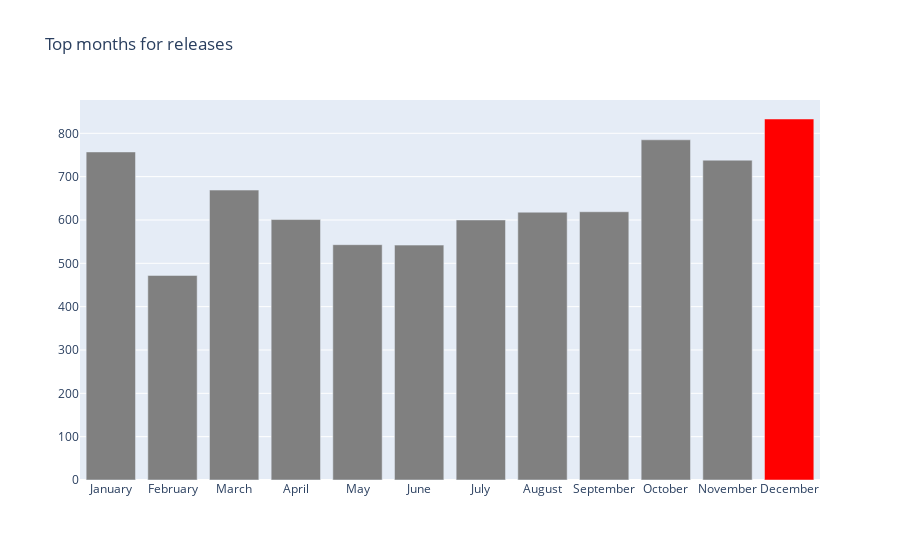

Notebook code cell kept with this figure:
### Markdown cell above
#### Plot 3 <a class="anchor" id="section_4_3"></a>

### Code cell
colors = ['grey'] * 12
colors[11] = 'red'

fig = go.Figure([go.Bar(x=monthsName, y=monthsSum,marker_color=colors)])
fig.update_layout(title_text='Top months for releases')
fig.show()

### Figure 1 — Plotly figure (JSON) as saved in the notebook; plotly's stock layout.template omitted (floating-point values rounded to 4 significant figures)
{"data": [{"marker": {"color": ["grey", "grey", "grey", "grey", "grey", "grey", "grey", "grey", "grey", "grey", "grey", "red"]}, "type": "bar", "x": ["January", "February", "March", "April", "May", "June", "July", "August", "September", "October", "November", "December"], "y": [757, 472, 669, 601, 543, 542, 600, 618, 619, 785, 738, 833]}], "layout": {"title": {"text": "Top months for releases"}}}
